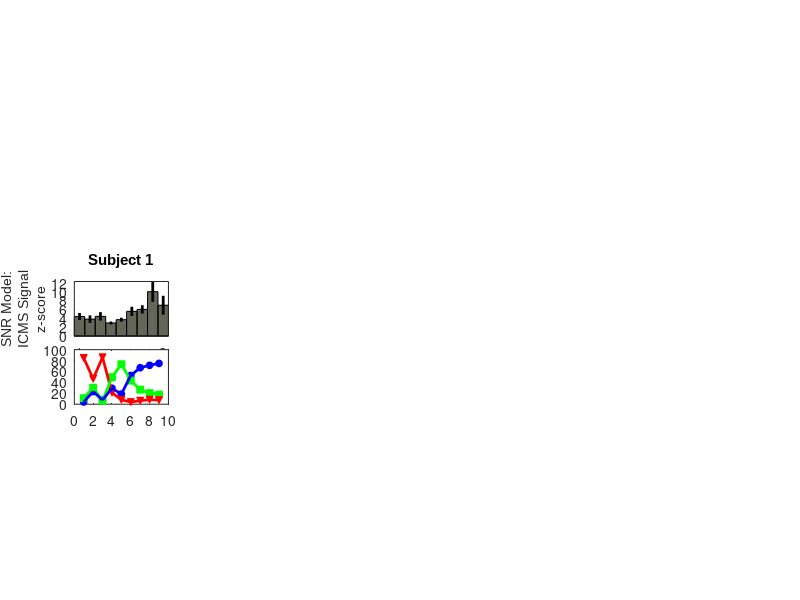

Reproduce this figure in MATLAB. (Note: this script raises an error after producing the figure.)
%% Figure: Tracking SNR models
clear
close all

% Set dots per inch
dpi = 96;

figure('units','pixels','Position',[0 0 8.5 11].*dpi)

% From left to right
H = [0.8 2.3 3.8 5.3 6.8];

% From bottom to top
V = [1.95 3.6 4.85];

% Layout of axes
pos      = [H(1)  V(3)  1 1;
            H(2)  V(3)  1 1;
            H(3)  V(3)  1 1;
            H(4)  V(3)  1 1;
            H(5)  V(3)  1 1;
            
            H(1)  V(2)  1 1;
            H(2)  V(2)  1 1;
            H(3)  V(2)  1 1;
            H(4)  V(2)  1 1;
            H(5)  V(2)  1 1
            
            H(1)  V(1)  1 1;
            H(2)  V(1)  1 1;
            H(3)  V(1)  1 1;
            H(4)  V(1)  1 1;
            H(5)  V(1)  1 1].*dpi;
            
%%%%%%%%%%%%%%%%%%%%%%%%%%%%%%%%%%%%%%%%%%%%%%%%%%%%
%%% SNR Models and Subject Behavior: Axes 1 - 10 %%%
%%%%%%%%%%%%%%%%%%%%%%%%%%%%%%%%%%%%%%%%%%%%%%%%%%%%
cd('C:\Program Files\MATLAB\R2006b\work\Learning_ICMS_figures\Fig5_SNR_Models')
% ensemble SNR model data
load('Figure5_Tracking_SNR_models.mat')
file_list = {R29s,V1s,V4s,V7s,V8s};

% ICMS: excitation: signal
means = {R29_means; V1_means; V4_means; V7_means; V8_means};
ses   = {R29_SEs;   V1_SEs;   V4_SEs;   V7_SEs;   V8_SEs};

% ICMS: inhibition: internal noise
meansC = {R29_meanb; V1_meanb; V4_meanb; V7_meanb; V8_meanb};
sesC   = {R29_SEb;   V1_SEb;   V4_SEb;   V7_SEb;   V8_SEb};

% Subjects' behavioral data
load('Subjects_Behavior.mat')

% Axes pointers
axs1   = 1:5;
axs2   = 6:10;
axs3   = 11:15;

for p = 1:size(pos,1)/3
    beh_sum = subject_Behavior{p};
    
    if p == 1
        metric = eval(['length(file_list{' num2str(p) '})']);
        axes('units','pixels','position',pos(axs1(p),:)),
        bar(means{p},'edge','k','facecolor',[0.3912 0.3990 0.350],'barwidth',1)
        line([1:metric;1:metric],[means{p}-ses{p};means{p}+ses{p}],'color','k','linewidth',2)
        ylabel([{'SNR Model:'};{'ICMS Signal'};{'z-score'}],'fontsize',10,'fontname','arial')
        title(['Subject ' num2str(p)],'fontweight','bold','fontname','arial')
        set(gca,'xtick',[1 length(means{p})])
        set(gca,'xticklabel',{'1';num2str(metric)})
        axis tight
       
        axes('units','pixels','position',pos(axs2(p),:)),
        plot(beh_sum(1,:),'ob','markerfacecolor','b','markersize',5),hold on,
        plot(beh_sum(2,:),'sg','markerfacecolor','g','markersize',5)
        plot(beh_sum(3,:),'vr','markerfacecolor','r','markersize',5)
        plot(beh_sum(3,:),'r','linewidth',2)
        plot(beh_sum(2,:),'g','linewidth',2)
        plot(beh_sum(1,:),'b','linewidth',2)
        legend('Correct','False Alarm','Miss','Location',[0.715 0.124 .05 .05],'orientation','horizontal')
        
        ylim([0 100])
        xlim([0.5 size(beh_sum,2)+0.5])
        ylabel('Behavior (%)','fontsize',10,'fontname','arial')
        set(gca,'xtick',[1 size(beh_sum,2)])
        set(gca,'xticklabel',{'1';num2str(size(beh_sum,2))})
        set(gca,'ytick',[50 100])
        set(gca,'yticklabel',{'50';'100'})
        set(gca,'fontname','arial','fontsize',10)
        axis square
        
        axes('units','pixels','position',pos(axs3(p),:)),
        bar(meansC{p},'edge','k','facecolor',[0.3912 0.3990 0.350],'barwidth',1)
        line([1:metric;1:metric],[meansC{p}-sesC{p};meansC{p}+sesC{p}],'color','k','linewidth',2)
        set(gca,'xtick',[1 length(means{p})])
        set(gca,'xticklabel',{'1';num2str(metric)})
        ylabel([{'SNR Model:'};{'Internal Noise'};{'t-value'}],'fontsize',10,'fontname','arial')
        axis tight
        temp = get(gca,'ylim');
        ylim([0 temp(2)])
       
    elseif p == 3
        metric = eval(['length(file_list{' num2str(p) '})']);
        axes('units','pixels','position',pos(axs1(p),:)),
        bar(means{p},'edge','k','facecolor',[0.3912 0.3990 0.350],'barwidth',1)
        line([1:metric;1:metric],[means{p}-ses{p};means{p}+ses{p}],'color','k','linewidth',2)
        title(['Subject ' num2str(p)],'fontweight','bold','fontname','arial')
        set(gca,'xtick',[1 length(means{p})])
        set(gca,'xticklabel',{'1';num2str(metric)})
        axis tight
       
        axes('units','pixels','position',pos(axs2(p),:)),
        plot(beh_sum(3,:),'vr','markerfacecolor','r','markersize',5),hold on,
        plot(beh_sum(2,:),'sg','markerfacecolor','g','markersize',5)
        plot(beh_sum(1,:),'ob','markerfacecolor','b','markersize',5)
        plot(beh_sum(3,:),'r','linewidth',2)
        plot(beh_sum(2,:),'g','linewidth',2)
        plot(beh_sum(1,:),'b','linewidth',2)

        ylim([0 100])
        xlim([0.5 size(beh_sum,2)+0.5])
        set(gca,'xtick',[1 size(beh_sum,2)])
        set(gca,'xticklabel',{'1';num2str(size(beh_sum,2))})
        set(gca,'ytick',[50 100])
        set(gca,'yticklabel',{'50';'100'})
        set(gca,'fontname','arial','fontsize',10)
        axis square
        
        axes('units','pixels','position',pos(axs3(p),:)),
        bar(meansC{p},'edge','k','facecolor',[0.3912 0.3990 0.350],'barwidth',1)
        line([1:metric;1:metric],[meansC{p}-sesC{p};meansC{p}+sesC{p}],'color','k','linewidth',2)
        set(gca,'xtick',[1 length(means{p})])
        set(gca,'xticklabel',{'1';num2str(metric)})
        xlabel('Session #','fontname','arial')
        axis tight
        temp = get(gca,'ylim');
        ylim([0 temp(2)])
        
    else
        metric = eval(['length(file_list{' num2str(p) '})']);
        axes('units','pixels','position',pos(axs1(p),:)),
        bar(means{p},'edge','k','facecolor',[0.3912 0.3990 0.350],'barwidth',1)
        line([1:metric;1:metric],[means{p}-ses{p};means{p}+ses{p}],'color','k','linewidth',2)
        title(['Subject ' num2str(p)],'fontweight','bold','fontname','arial')
        set(gca,'xtick',[1 length(means{p})])
        set(gca,'xticklabel',{'1';num2str(metric)})
        axis tight
       
        axes('units','pixels','position',pos(axs2(p),:)),
        plot(beh_sum(3,:),'vr','markerfacecolor','r','markersize',5),hold on,
        plot(beh_sum(2,:),'sg','markerfacecolor','g','markersize',5)
        plot(beh_sum(1,:),'ob','markerfacecolor','b','markersize',5)
        plot(beh_sum(3,:),'r','linewidth',2)
        plot(beh_sum(2,:),'g','linewidth',2)
        plot(beh_sum(1,:),'b','linewidth',2)

        ylim([0 100])
        xlim([0.5 size(beh_sum,2)+0.5])
        set(gca,'xtick',[1 size(beh_sum,2)])
        set(gca,'xticklabel',{'1';num2str(size(beh_sum,2))})
        set(gca,'ytick',[50 100])
        set(gca,'yticklabel',{'50';'100'})
        set(gca,'fontname','arial','fontsize',10)
        axis square
        
        axes('units','pixels','position',pos(axs3(p),:)),
        bar(meansC{p},'edge','k','facecolor',[0.3912 0.3990 0.350],'barwidth',1)
        line([1:metric;1:metric],[meansC{p}-sesC{p};meansC{p}+sesC{p}],'color','k','linewidth',2)
        set(gca,'xtick',[1 length(means{p})])
        set(gca,'xticklabel',{'1';num2str(metric)})
        axis tight
        temp = get(gca,'ylim');
        ylim([0 temp(2)])
       
    end
end

annotation('textbox',[.35 0.54 .05 .05],'string','Signal-to-Noise Models v. Behavior','fontname','arial','fontsize',10,'fontweight','bold','edgecolor','none');

set(findobj(gcf,'Type','axes'),'box','off')
set(gcf,'color','w')
set(gcf,'PaperPositionMode','manual','PaperUnits','inches','PaperPosition',[0 0 8.5 11])
